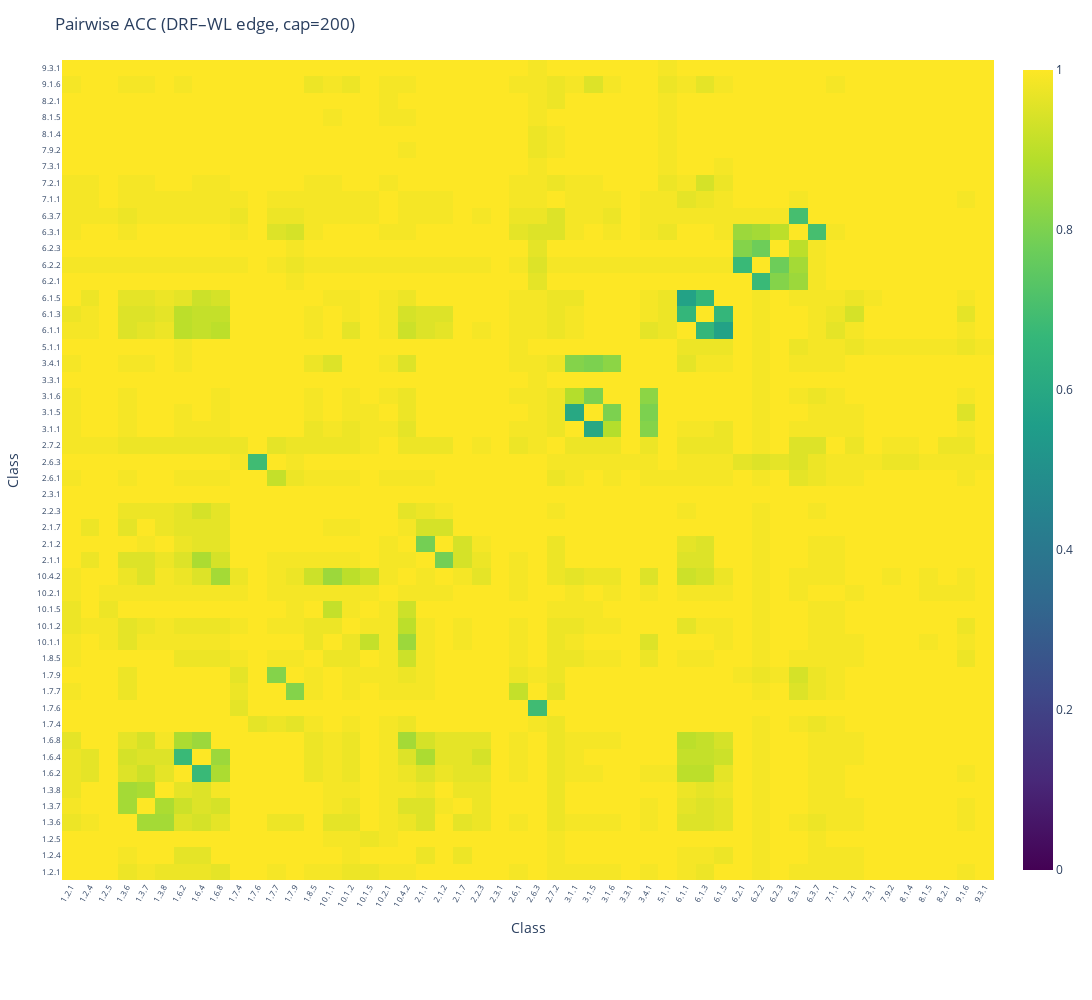

The notebook cell saved with this chart:
### Code cell
all_classes = sorted(agg_drf_edge["have_classes"])  # 50 Klassen
pair_df = compute_pairwise_accuracy_matrix(
    agg_drf_edge["features"],
    agg_drf_edge["y_raw"],
    class_order=all_classes,
    n_per_class=200,
    approach="linear",
)

fig_pair_heat = plot_pairwise_accuracy_heatmap(
    pair_df,
    title="Pairwise ACC (DRF–WL edge, cap=200)",
    class_order=all_classes,
    show_all_ticks=True,
    height=1000,
    width=1600,
    tick_font_size=8,
    tick_angle=-60,
)
fig_pair_heat.show()
